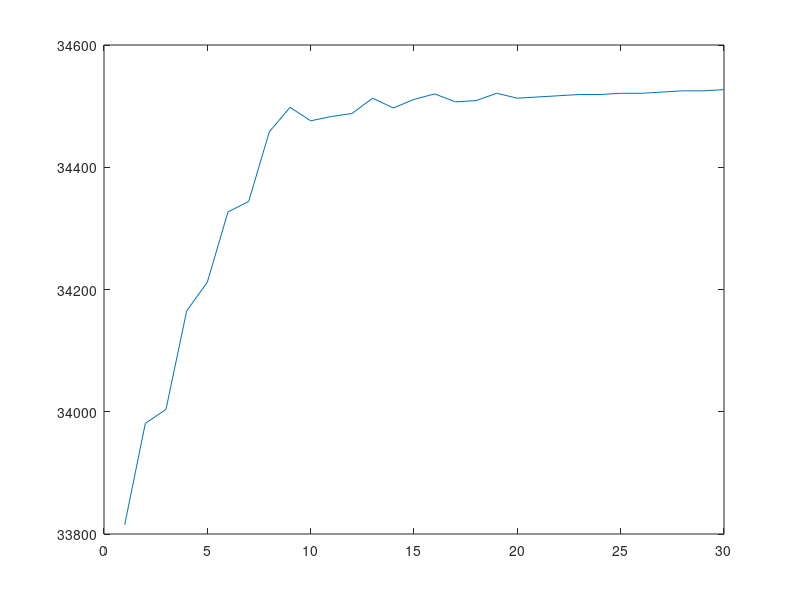

Write the MATLAB code that produced this figure.
% ????:

clear
clc
Y=[33815	33981	34004	34165	34212	34327	34344	34458	34498	34476	34483	34488	34513	34497	34511	34520	34507	34509	34521	34513	34515	34517	34519	34519	34521	34521	34523	34525	34525	34527]
T=[1	2	3	4	5	6	7	8	9	10	11	12	13	14	15	16	17	18	19	20	21	22	23	24	25	26	27	28	29	30]

plot(T,Y);